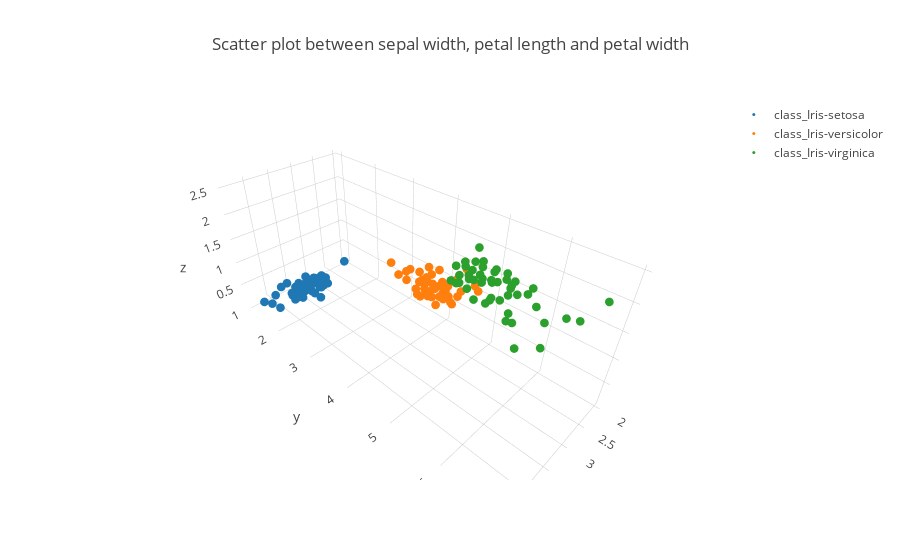

Source (notebook cell):
### Code cell
data = []
for i in ['Iris-setosa', 'Iris-versicolor', 'Iris-virginica']:
    trace = go.Scatter3d(x = iris[iris["target"] == i].iloc[:, 1],
                         y = iris[iris["target"] == i].iloc[:, 2],
                         z = iris[iris["target"] == i].iloc[:, 3],
                         mode = 'markers',
                         name = "class_{}".format(i),
                         marker = dict(size = 3))
    data.append(trace)
    layout=dict(
        title='Scatter plot between sepal width, petal length and petal width'
    )
figure = dict(data=data, layout = layout)
iplot(figure)

### Figure 1 — Plotly figure (JSON) as saved in the notebook; plotly's stock layout.template omitted (floating-point values rounded to 4 significant figures)
{"data": [{"marker": {"size": 3}, "mode": "markers", "name": "class_Iris-setosa", "type": "scatter3d", "uid": "bfe34157-4554-4bc5-b085-1977fddbe89e", "x": [3.5, 3, 3.2, 3.1, 3.6, 3.9, 3.4, 3.4, 2.9, 3.1, 3.7, 3.4, 3, 3, 4, 4.4, 3.9, 3.5, 3.8, 3.8, 3.4, 3.7, 3.6, 3.3, 3.4, 3, 3.4, 3.5, 3.4, 3.2, 3.1, 3.4, 4.1, 4.2, 3.1, 3.2, 3.5, 3.1, 3, 3.4, 3.5, 2.3, 3.2, 3.5, 3.8, 3, 3.8, 3.2, 3.7, 3.3], "y": [1.4, 1.4, 1.3, 1.5, 1.4, 1.7, 1.4, 1.5, 1.4, 1.5, 1.5, 1.6, 1.4, 1.1, 1.2, 1.5, 1.3, 1.4, 1.7, 1.5, 1.7, 1.5, 1, 1.7, 1.9, 1.6, 1.6, 1.5, 1.4, 1.6, 1.6, 1.5, 1.5, 1.4, 1.5, 1.2, 1.3, 1.5, 1.3, 1.5, 1.3, 1.3, 1.3, 1.6, 1.9, 1.4, 1.6, 1.4, 1.5, 1.4], "z": [0.2, 0.2, 0.2, 0.2, 0.2, 0.4, 0.3, 0.2, 0.2, 0.1, 0.2, 0.2, 0.1, 0.1, 0.2, 0.4, 0.4, 0.3, 0.3, 0.3, 0.2, 0.4, 0.2, 0.5, 0.2, 0.2, 0.4, 0.2, 0.2, 0.2, 0.2, 0.4, 0.1, 0.2, 0.1, 0.2, 0.2, 0.1, 0.2, 0.2, 0.3, 0.3, 0.2, 0.6, 0.4, 0.3, 0.2, 0.2, 0.2, 0.2]}, {"marker": {"size": 3}, "mode": "markers", "name": "class_Iris-versicolor", "type": "scatter3d", "uid": "f73b387e-c14d-454f-9be6-207d6d996a96", "x": [3.2, 3.2, 3.1, 2.3, 2.8, 2.8, 3.3, 2.4, 2.9, 2.7, 2, 3, 2.2, 2.9, 2.9, 3.1, 3, 2.7, 2.2, 2.5, 3.2, 2.8, 2.5, 2.8, 2.9, 3, 2.8, 3, 2.9, 2.6, 2.4, 2.4, 2.7, 2.7, 3, 3.4, 3.1, 2.3, 3, 2.5, 2.6, 3, 2.6, 2.3, 2.7, 3, 2.9, 2.9, 2.5, 2.8], "y": [4.7, 4.5, 4.9, 4, 4.6, 4.5, 4.7, 3.3, 4.6, 3.9, 3.5, 4.2, 4, 4.7, 3.6, 4.4, 4.5, 4.1, 4.5, 3.9, 4.8, 4, 4.9, 4.7, 4.3, 4.4, 4.8, 5, 4.5, 3.5, 3.8, 3.7, 3.9, 5.1, 4.5, 4.5, 4.7, 4.4, 4.1, 4, 4.4, 4.6, 4, 3.3, 4.2, 4.2, 4.2, 4.3, 3, 4.1], "z": [1.4, 1.5, 1.5, 1.3, 1.5, 1.3, 1.6, 1, 1.3, 1.4, 1, 1.5, 1, 1.4, 1.3, 1.4, 1.5, 1, 1.5, 1.1, 1.8, 1.3, 1.5, 1.2, 1.3, 1.4, 1.4, 1.7, 1.5, 1, 1.1, 1, 1.2, 1.6, 1.5, 1.6, 1.5, 1.3, 1.3, 1.3, 1.2, 1.4, 1.2, 1, 1.3, 1.2, 1.3, 1.3, 1.1, 1.3]}, {"marker": {"size": 3}, "mode": "markers", "name": "class_Iris-virginica", "type": "scatter3d", "uid": "7adfab6c-2b99-43cb-bc8d-874014319899", "x": [3.3, 2.7, 3, 2.9, 3, 3, 2.5, 2.9, 2.5, 3.6, 3.2, 2.7, 3, 2.5, 2.8, 3.2, 3, 3.8, 2.6, 2.2, 3.2, 2.8, 2.8, 2.7, 3.3, 3.2, 2.8, 3, 2.8, 3, 2.8, 3.8, 2.8, 2.8, 2.6, 3, 3.4, 3.1, 3, 3.1, 3.1, 3.1, 2.7, 3.2, 3.3, 3, 2.5, 3, 3.4, 3], "y": [6, 5.1, 5.9, 5.6, 5.8, 6.6, 4.5, 6.3, 5.8, 6.1, 5.1, 5.3, 5.5, 5, 5.1, 5.3, 5.5, 6.7, 6.9, 5, 5.7, 4.9, 6.7, 4.9, 5.7, 6, 4.8, 4.9, 5.6, 5.8, 6.1, 6.4, 5.6, 5.1, 5.6, 6.1, 5.6, 5.5, 4.8, 5.4, 5.6, 5.1, 5.1, 5.9, 5.7, 5.2, 5, 5.2, 5.4, 5.1], "z": [2.5, 1.9, 2.1, 1.8, 2.2, 2.1, 1.7, 1.8, 1.8, 2.5, 2, 1.9, 2.1, 2, 2.4, 2.3, 1.8, 2.2, 2.3, 1.5, 2.3, 2, 2, 1.8, 2.1, 1.8, 1.8, 1.8, 2.1, 1.6, 1.9, 2, 2.2, 1.5, 1.4, 2.3, 2.4, 1.8, 1.8, 2.1, 2.4, 2.3, 1.9, 2.3, 2.5, 2.3, 1.9, 2, 2.3, 1.8]}], "layout": {"title": {"text": "Scatter plot between sepal width, petal length and petal width"}}}
